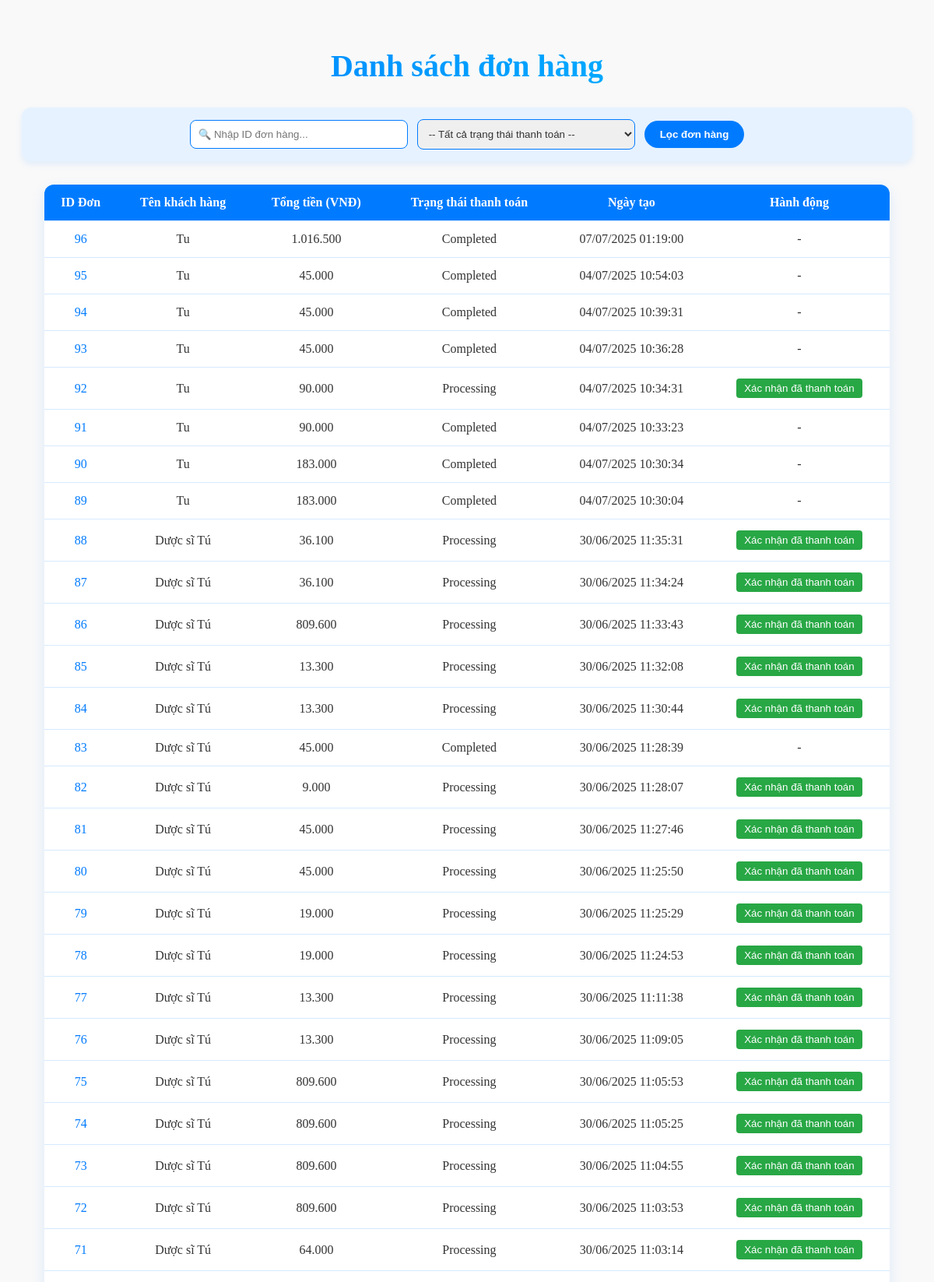
The app's page /qldh.php (signed in, upper part) with its own data.
### tables this page shows
CREATE TABLE `orders` (
  `id` int(11) NOT NULL,
  `user_id` int(11) DEFAULT NULL,
  `total_price` decimal(10,2) DEFAULT NULL,
  `order_date` timestamp NOT NULL DEFAULT current_timestamp(),
  `full_name` varchar(100) NOT NULL,
  `phone` varchar(15) NOT NULL,
  `email` varchar(100) NOT NULL,
  `address` text NOT NULL,
  `payment_method` varchar(50) NOT NULL,
  `payment_status` enum('processing','completed') NOT NULL DEFAULT 'processing',
  `payment_check_time` datetime DEFAULT NULL,
  `transaction_id` varchar(50) DEFAULT NULL
);

CREATE TABLE `users` (
  `id` int(11) NOT NULL,
  `username` varchar(50) NOT NULL,
  `password` varchar(255) NOT NULL,
  `email` varchar(100) DEFAULT NULL,
  `avatar` varchar(255) DEFAULT 'default-avatar.jpg',
  `role` enum('user','admin') DEFAULT 'user',
  `created_at` timestamp NOT NULL DEFAULT current_timestamp()
);

### qldh.php (the view, shortened to what this page needs)
<?php
include 'includes/db.php';
$where = "1=1";
$sql = "SELECT
            o.id,
            u.username AS ten_khach_hang,
            o.total_price AS tong_tien,
            o.order_date AS ngay_tao,
            o.payment_status
        FROM orders o
        LEFT JOIN users u ON o.user_id = u.id
        WHERE $where
        ORDER BY o.order_date DESC";
$result = $conn->query($sql);
?>
<!DOCTYPE html>
<html lang="vi">
<head>
</head>
<body>
    <h2>Danh sách đơn hàng<?= isset($payment_status) ? ' - ' . ucfirst(htmlspecialchars($payment_status)) : '' ?></h2>
    <form class="filter" method="GET">
        <input type="text" name="tu_khoa" placeholder="🔍 Nhập ID đơn hàng..." value="<?= htmlspecialchars($_GET['tu_khoa'] ?? '') ?>">
 <select name="payment_status">
    <option value="">-- Tất cả trạng thái thanh toán --</option>
</select>
        <input type="submit" value="Lọc đơn hàng">
    </form>
    <table>
        <thead>
            <tr>
                <th>ID Đơn</th>
                <th>Tên khách hàng</th>
                <th>Tổng tiền (VNĐ)</th>
                <th>Trạng thái thanh toán</th>
                <th>Ngày tạo</th>
                <th>Hành động</th>
            </tr>
        </thead>
        <tbody>
            <?php if ($result->num_rows > 0): ?>
                <?php while ($row = $result->fetch_assoc()): ?>
                    <tr>
                        <td data-label="ID Đơn"><a href="ctdh.php?id=<?= $row['id'] ?>"><?= $row['id'] ?></a></td>
                        <td data-label="Tên khách hàng"><?= htmlspecialchars($row['ten_khach_hang']) ?></td>
                        <td data-label="Tổng tiền (VNĐ)"><?= number_format($row['tong_tien'], 0, ',', '.') ?></td>
                        <td data-label="Trạng thái thanh toán"><?= ucfirst($row['payment_status']) ?></td>
                        <td data-label="Ngày tạo"><?= date("d/m/Y H:i:s", strtotime($row['ngay_tao'])) ?></td>
                        <td data-label="Hành động">
                            <?php if ($row['payment_status'] === 'processing'): ?>
                                <button class="update-status-btn" data-order-id="<?= $row['id'] ?>">Xác nhận đã thanh toán</button>
                            <?php else: ?>
                                -
                            <?php endif; ?>
                        </td>
                    </tr>
                <?php endwhile; ?>
            <?php else: ?>
                <tr>
                    <td colspan="7">Không tìm thấy đơn hàng phù hợp.</td>
                </tr>
            <?php endif; ?>
        </tbody>
    </table>
</body>
</html>

### qldh.php (style rules this page uses)
body { font-family: 'Times New Roman'; background-color: #f9f9f9; padding: 20px; color: #333333; }
h2 { text-align: center; background-image: linear-gradient(to right, #007bff, #00bfff); -webkit-background-clip: text; -webkit-text-fill-color: transparent; font-size: 2.5rem; margin-bottom: 30px; }
.filter { display: flex; justify-content: center; align-items: center; gap: 12px; margin-bottom: 30px; background: #e6f2ff; padding: 15px; border-radius: 12px; box-shadow: 0 4px 8px rgba(0, 123, 255, 0.1); }
.filter input[type=text], .filter select { padding: 10px; width: 280px; border-radius: 8px; border: 1px solid #007bff; outline: none; box-sizing: border-box; color: #333; }
.filter input[type=submit] { background-color: #007bff; color: white; padding: 10px 20px; border: none; border-radius: 20px; cursor: pointer; transition: background-color 0.3s ease; font-weight: 600; }
table { width: 95%; margin: 0 auto 40px; border-collapse: collapse; background-color: white; border-radius: 12px; overflow: hidden; box-shadow: 0 6px 18px rgba(0, 123, 255, 0.12); }
th, td { padding: 14px 12px; text-align: center; border-bottom: 1px solid #d6eaff; vertical-align: middle; color: #333333; }
th { background-color: #007bff; color: white; font-weight: bold; }
td a { color: #007bff; text-decoration: none; font-weight: 500; }
.update-status-btn { padding: 5px 10px; background-color: #28a745; color: #fff; border: none; border-radius: 4px; cursor: pointer; transition: background-color 0.3s ease; }

### records on screen
orders: id "96", user.username "Tu", total_price "1.016.500", payment_status "Completed", order_date "07/07/2025 01:19:00"
orders: id "95", user.username "Tu", total_price "45.000", payment_status "Completed", order_date "04/07/2025 10:54:03"
orders: id "94", user.username "Tu", total_price "45.000", payment_status "Completed", order_date "04/07/2025 10:39:31"
orders: id "93", user.username "Tu", total_price "45.000", payment_status "Completed", order_date "04/07/2025 10:36:28"
orders: id "92", user.username "Tu", total_price "90.000", payment_status "Processing", order_date "04/07/2025 10:34:31"
orders: id "91", user.username "Tu", total_price "90.000", payment_status "Completed", order_date "04/07/2025 10:33:23"
orders: id "90", user.username "Tu", total_price "183.000", payment_status "Completed", order_date "04/07/2025 10:30:34"
orders: id "89", user.username "Tu", total_price "183.000", payment_status "Completed", order_date "04/07/2025 10:30:04"
orders: id "88", user.username "Dược sĩ Tú", total_price "36.100", payment_status "Processing", order_date "30/06/2025 11:35:31"
orders: id "87", user.username "Dược sĩ Tú", total_price "36.100", payment_status "Processing", order_date "30/06/2025 11:34:24"
orders: id "86", user.username "Dược sĩ Tú", total_price "809.600", payment_status "Processing", order_date "30/06/2025 11:33:43"
orders: id "85", user.username "Dược sĩ Tú", total_price "13.300", payment_status "Processing", order_date "30/06/2025 11:32:08"
orders: id "84", user.username "Dược sĩ Tú", total_price "13.300", payment_status "Processing", order_date "30/06/2025 11:30:44"
orders: id "83", user.username "Dược sĩ Tú", total_price "45.000", payment_status "Completed", order_date "30/06/2025 11:28:39"
orders: id "82", user.username "Dược sĩ Tú", total_price "9.000", payment_status "Processing", order_date "30/06/2025 11:28:07"
orders: id "81", user.username "Dược sĩ Tú", total_price "45.000", payment_status "Processing", order_date "30/06/2025 11:27:46"
orders: id "80", user.username "Dược sĩ Tú", total_price "45.000", payment_status "Processing", order_date "30/06/2025 11:25:50"
orders: id "79", user.username "Dược sĩ Tú", total_price "19.000", payment_status "Processing", order_date "30/06/2025 11:25:29"
orders: id "78", user.username "Dược sĩ Tú", total_price "19.000", payment_status "Processing", order_date "30/06/2025 11:24:53"
orders: id "77", user.username "Dược sĩ Tú", total_price "13.300", payment_status "Processing", order_date "30/06/2025 11:11:38"
orders: id "76", user.username "Dược sĩ Tú", total_price "13.300", payment_status "Processing", order_date "30/06/2025 11:09:05"
orders: id "75", user.username "Dược sĩ Tú", total_price "809.600", payment_status "Processing", order_date "30/06/2025 11:05:53"
orders: id "74", user.username "Dược sĩ Tú", total_price "809.600", payment_status "Processing", order_date "30/06/2025 11:05:25"
orders: id "73", user.username "Dược sĩ Tú", total_price "809.600", payment_status "Processing", order_date "30/06/2025 11:04:55"
orders: id "72", user.username "Dược sĩ Tú", total_price "809.600", payment_status "Processing", order_date "30/06/2025 11:03:53"
orders: id "71", user.username "Dược sĩ Tú", total_price "64.000", payment_status "Processing", order_date "30/06/2025 11:03:14"
